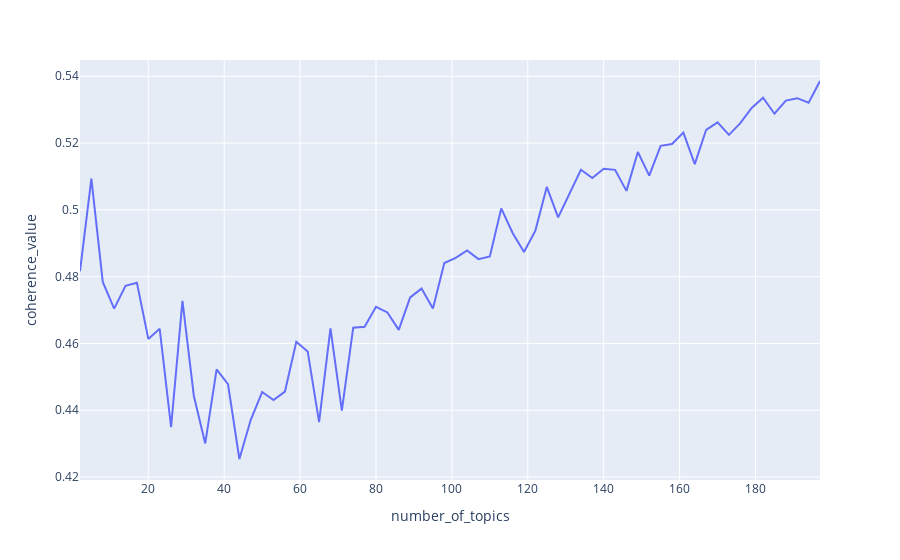

Notebook cell for this chart:
### Code cell
limit=200; start=2; step=3;
x_topic = range(start, limit, step)
topic_ts = {'coherence_value': coherence_values_topic,
            'number_of_topics': x_topic}
topic_chart = pd.DataFrame(data=topic_ts)
topic_fig = px.line(topic_chart, x="number_of_topics", y="coherence_value")
topic_fig.show()

### Figure 1 — Plotly figure (JSON) as saved in the notebook; plotly's stock layout.template omitted (floating-point values rounded to 4 significant figures)
{"data": [{"hovertemplate": "number_of_topics=%{x}<br>coherence_value=%{y}<extra></extra>", "legendgroup": "", "line": {"color": "#636efa", "dash": "solid"}, "marker": {"symbol": "circle"}, "mode": "lines", "name": "", "orientation": "v", "showlegend": false, "type": "scatter", "x": [2, 5, 8, 11, 14, 17, 20, 23, 26, 29, 32, 35, 38, 41, 44, 47, 50, 53, 56, 59, 62, 65, 68, 71, 74, 77, 80, 83, 86, 89, 92, 95, 98, 101, 104, 107, 110, 113, 116, 119, 122, 125, 128, 131, 134, 137, 140, 143, 146, 149, 152, 155, 158, 161, 164, 167, 170, 173, 176, 179, 182, 185, 188, 191, 194, 197], "xaxis": "x", "y": [0.4816, 0.5094, 0.4784, 0.4704, 0.4772, 0.4782, 0.4614, 0.4644, 0.435, 0.4728, 0.4443, 0.4301, 0.4522, 0.4478, 0.4254, 0.4371, 0.4455, 0.443, 0.4456, 0.4605, 0.4576, 0.4364, 0.4645, 0.4399, 0.4647, 0.465, 0.471, 0.4693, 0.4641, 0.4738, 0.4764, 0.4704, 0.4841, 0.4856, 0.4879, 0.4852, 0.486, 0.5004, 0.4931, 0.4874, 0.4938, 0.5069, 0.4978, 0.5051, 0.512, 0.5095, 0.5123, 0.512, 0.5057, 0.5173, 0.5103, 0.5192, 0.5197, 0.5231, 0.5137, 0.524, 0.5262, 0.5224, 0.5259, 0.5305, 0.5336, 0.5288, 0.5327, 0.5334, 0.5321, 0.5386], "yaxis": "y"}], "layout": {"legend": {"tracegroupgap": 0}, "margin": {"t": 60}, "xaxis": {"anchor": "y", "domain": [0, 1], "title": {"text": "number_of_topics"}}, "yaxis": {"anchor": "x", "domain": [0, 1], "title": {"text": "coherence_value"}}}}
